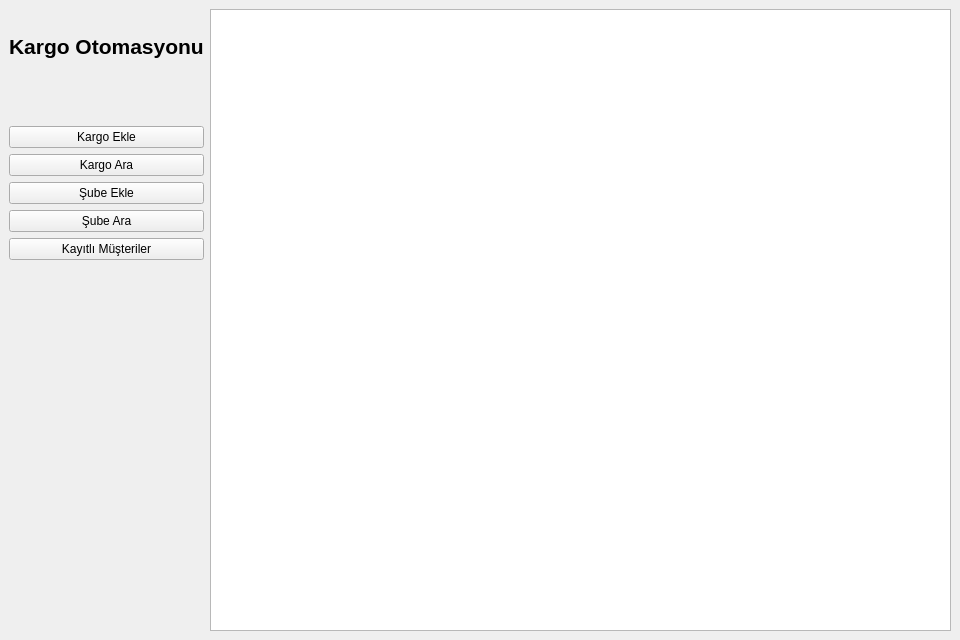
<?xml version="1.0" encoding="UTF-8"?>
<ui version="4.0">
 <class>MainWindow</class>
 <widget class="QMainWindow" name="MainWindow">
  <property name="geometry">
   <rect>
    <x>0</x>
    <y>0</y>
    <width>960</width>
    <height>640</height>
   </rect>
  </property>
  <property name="windowTitle">
   <string>Kargo Otomasyonu</string>
  </property>
  <widget class="QWidget" name="centralwidget">
   <layout class="QGridLayout" name="gridLayout">
    <item row="0" column="0">
     <layout class="QVBoxLayout" name="verticalLayout" stretch="2,1,2,2,2,2,2,10">
      <item>
       <widget class="QLabel" name="baslik">
        <property name="font">
         <font>
          <pointsize>16</pointsize>
          <weight>75</weight>
          <bold>true</bold>
         </font>
        </property>
        <property name="text">
         <string>Kargo Otomasyonu</string>
        </property>
       </widget>
      </item>
      <item>
       <spacer name="verticalSpacer_2">
        <property name="orientation">
         <enum>Qt::Vertical</enum>
        </property>
        <property name="sizeHint" stdset="0">
         <size>
          <width>20</width>
          <height>10</height>
         </size>
        </property>
       </spacer>
      </item>
      <item>
       <widget class="QPushButton" name="btnKargoEkle">
        <property name="text">
         <string>Kargo Ekle</string>
        </property>
       </widget>
      </item>
      <item>
       <widget class="QPushButton" name="btnKargoAra">
        <property name="text">
         <string>Kargo Ara</string>
        </property>
       </widget>
      </item>
      <item>
       <widget class="QPushButton" name="btnSubeEkle">
        <property name="text">
         <string>Şube Ekle</string>
        </property>
       </widget>
      </item>
      <item>
       <widget class="QPushButton" name="btnSubeAra">
        <property name="text">
         <string>Şube Ara</string>
        </property>
       </widget>
      </item>
      <item>
       <widget class="QPushButton" name="btnKayitliMusteriler">
        <property name="text">
         <string>Kayıtlı Müşteriler</string>
        </property>
       </widget>
      </item>
      <item>
       <spacer name="verticalSpacer">
        <property name="orientation">
         <enum>Qt::Vertical</enum>
        </property>
        <property name="sizeHint" stdset="0">
         <size>
          <width>20</width>
          <height>40</height>
         </size>
        </property>
       </spacer>
      </item>
     </layout>
    </item>
    <item row="0" column="1">
     <widget class="QTableWidget" name="tableWidget"/>
    </item>
   </layout>
  </widget>
  <action name="actionKargo_Ekle">
   <property name="text">
    <string>Kargo Ekle</string>
   </property>
  </action>
  <action name="actionKargo_Ara">
   <property name="text">
    <string>Kargo Ara</string>
   </property>
  </action>
  <action name="actionG_nderici_Bilgileri">
   <property name="text">
    <string>Gönderici Bilgileri</string>
   </property>
  </action>
  <action name="actionAl_c_ube">
   <property name="text">
    <string>Alıcı Şube</string>
   </property>
  </action>
  <action name="action_ube_Ekle">
   <property name="text">
    <string>Şube Ekle</string>
   </property>
  </action>
  <action name="action_ube_Ara">
   <property name="text">
    <string>Şube Ara</string>
   </property>
  </action>
 </widget>
 <resources/>
 <connections/>
</ui>
